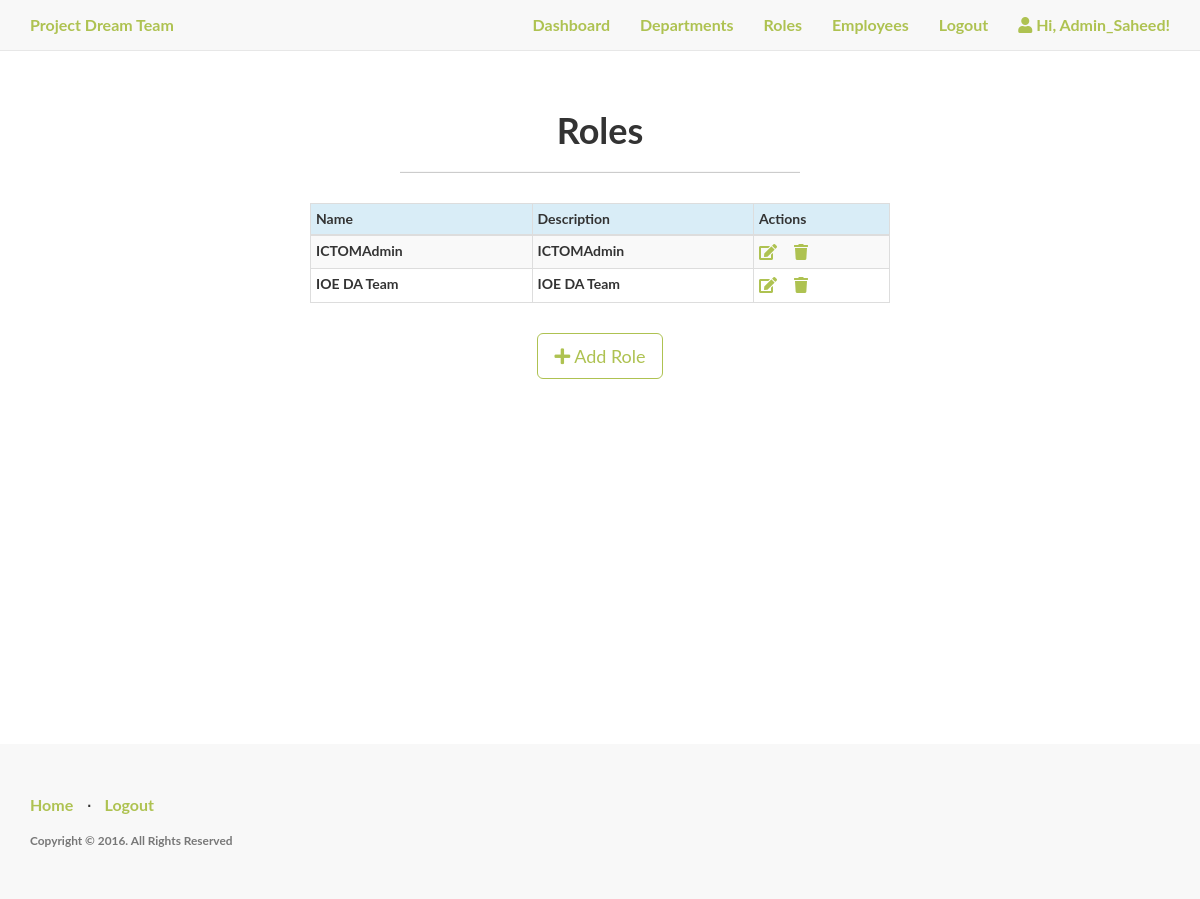
The app's page /admin/role (signed in) with its own data.
### app.py (models this page shows, shortened)
class role(db.Model):
	id = db.Column(db.Integer, primary_key=True)
	name = db.Column(db.String(60), unique=True)
	description = db.Column(db.String(200))

### app.py (the view)
@app.route("/admin/role")
def roles():
	if "user" in session:
		if "Admin" in session["user"]:
			user = session["user"]
			return render_template("role.html",user=user, roles=role.query.all())
		else:
			flash(f'Permission Denied!','error')
			return redirect(url_for("login"))
	else:
		flash(f'You are not logged in!','error')
		return redirect(url_for("login"))

### templates/role.html (shortened to what this page needs)
{% extends "base_dashboard.html" %}
{% block body %}
<div class="content-section">
  <div class="outer">
    <div class="middle">
      <div class="inner">
        <br/>
        <br/>
        <h1 style="text-align:center;">Roles</h1>
        {% if roles %}
          <hr class="intro-divider">
          <div class="center">
            <table class="table table-striped table-bordered table-condensed">
              <thead>
                <tr class="info">
                  <th> Name </th>
                  <th> Description </th>
                  <th> Actions </th>
                </tr>
              </thead>
              <tbody>
              {% for role in roles %}
                <tr>
                  <td> {{ role.name }} </td>
                  <td> {{ role.description }} </td>
                  <td>
                    <a href="/admin/role/edit/{{ role.name }}" title="Edit"><i class="fa fa-edit"></i></a>&nbsp;&nbsp;&nbsp;&nbsp;
                    <a href="/admin/role/delete/{{ role.name }}" title="Delete"><i class="fa fa-trash"></i></a></td>
                </tr>
              {% endfor %}
              </tbody>
            </table>
          </div>
        {% else %}
          <div style="text-align: center">
            <h3> No Roles have been added. </h3>
            <hr class="intro-divider">
          </div>
        {% endif %}
          <div style="text-align: center">
            <a href="/admin/role/add_role" class="btn btn-default btn-lg">
            <i class="fa fa-plus"></i> Add Role </a>
          </div>
      </div>
    </div>
  </div>
</div>
{% endblock %}

### static/css/style.css (style rules this page uses)
body, html { width: 100%; height: 100%; }
body, h1, h2, h3 { font-family: "Lato", "Helvetica Neue", Helvetica, Arial, sans-serif; font-weight: 700; }
a, .navbar-default .navbar-brand, .navbar-default .navbar-nav>li>a { color: #aec251; font-size: 16px; }
.btn-default { border-color: #aec251; color: #aec251; }
.center { margin: auto; width: 50%; padding: 10px; }
.content-section { padding: 50px 0; border-top: 1px solid #e7e7e7; }
.intro-divider { width: 400px; border-top: 1px solid #f8f8f8; border-bottom: 1px solid rgba(0,0,0,0.2); }

### records on screen
role: name "ICTOMAdmin", description "ICTOMAdmin"
role: name "IOE DA Team", description "IOE DA Team"

### other values on screen
{{ user }} "Admin_Saheed"
